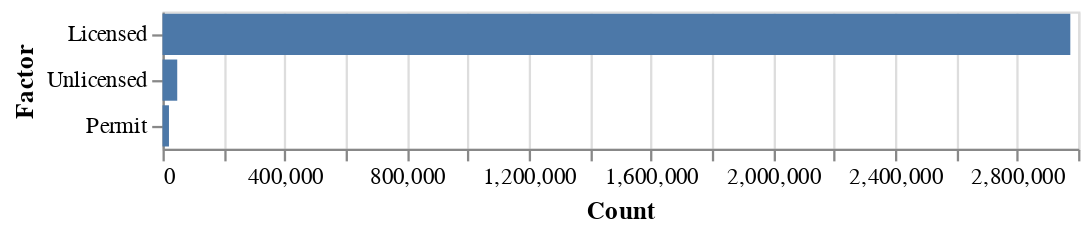

Notebook code for this chart:
### Code cell
alt.Chart(dl_status_combined_df).mark_bar().encode(
    x='Count:Q',
    y=alt.Y('Factor:N', sort='-x')
)

### Figure 1 — Vega-Lite specification as saved in the notebook (floating-point values rounded to 4 significant figures)
{"config": {"view": {"continuousWidth": 400, "continuousHeight": 300}}, "data": {"name": "data-cb8ba2f1f99f72af8e4c86dff9790837"}, "mark": "bar", "encoding": {"x": {"type": "quantitative", "field": "Count"}, "y": {"type": "nominal", "field": "Factor", "sort": "-x"}}, "$schema": "https://vega.github.io/schema/vega-lite/v4.8.1.json", "datasets": {"data-cb8ba2f1f99f72af8e4c86dff9790837": [{"Factor": "Licensed", "Count": 2974413}, {"Factor": "Unlicensed", "Count": 48223}, {"Factor": "Permit", "Count": 21122}]}}
